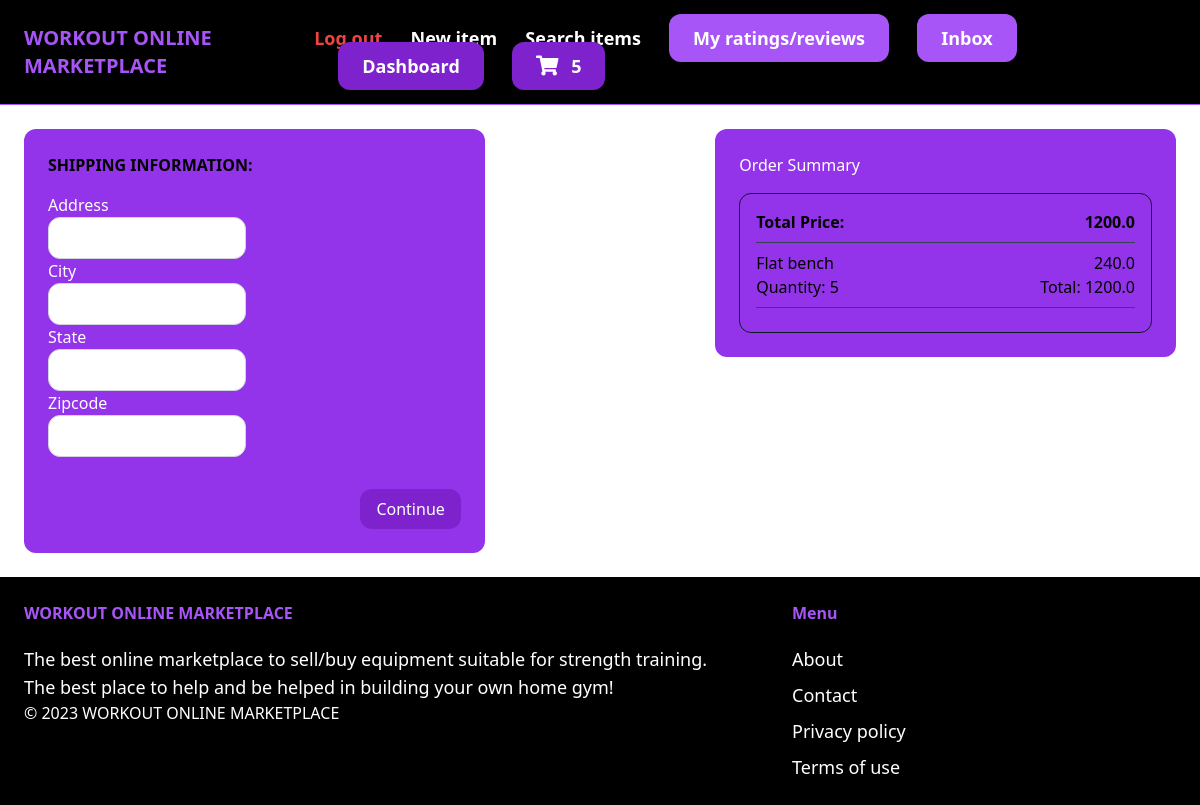
The app's page /checkout/ (signed in), older data.
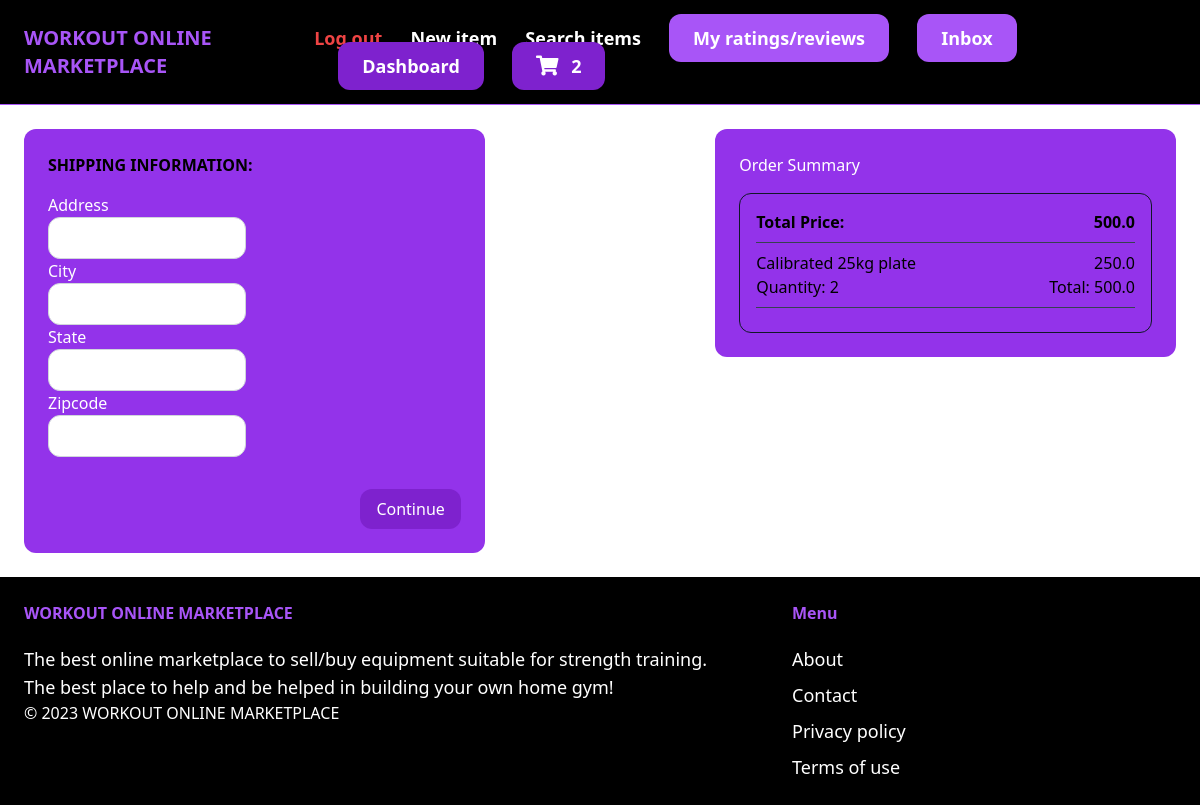
The same page, newer data.
### core/models.py (models this page shows, shortened)
class Cart(models.Model):
    id = models.UUIDField(primary_key=True, default=uuid.uuid4)
    user = models.ForeignKey(User, on_delete=models.CASCADE)
    completed = models.BooleanField(default=False)
    @property
    def numOfItems(self):
        cartItems = self.cartItems.all()
        quantity = sum([item.quantity for item in cartItems])
        return quantity

class CartItem(models.Model):
    item = models.ForeignKey(Item, on_delete=models.CASCADE, related_name='itemsCart')
    cart = models.ForeignKey(Cart, on_delete=models.CASCADE, related_name='cartItems')
    quantity = models.IntegerField(default=0)

### item/models.py (models this page shows, shortened)
class Item(models.Model):
    name = models.CharField(max_length=255)
    category = models.ForeignKey(Category, related_name='items', on_delete=models.CASCADE)
    description = models.TextField(blank=True, null=True)
    price = models.FloatField()
    image = models.ImageField(upload_to='item_images', blank=True, null=True)
    isSold = models.BooleanField(default=False)
    createdAt = models.DateTimeField(auto_now_add=True)
    createdBy = models.ForeignKey(User, related_name='items', on_delete=models.CASCADE)

### core/views.py (the view)
# urls.py: path('checkout/', views.checkout, name='checkout'),
@login_required
def checkout(request):
    cart = None
    cartItems = []
    if request.user.is_authenticated:
        cart, created = Cart.objects.get_or_create(user=request.user, completed=False)
        cartItems = cart.cartItems.all()
    for cartItem in cartItems:
        cartItem.total_price = cartItem.quantity * cartItem.item.price
    total_price = sum(cartItem.total_price for cartItem in cartItems)
    context = {'cart': cart, 'cartItems': cartItems, 'total_price': total_price}
    return render(request, 'core/checkout.html', context)

### core/templates/core/checkout.html (shortened to what this page needs)
{% extends 'core/base.html' %}
{% block content %}
<div class="flex flex-wrap">
  <div class="w-full md:w-2/5">
    <div class="bg-purple-600 rounded-xl p-6">
      <h3 class="text-black mb-4 font-bold">SHIPPING INFORMATION:</h3>
      <form class="grid grid-cols-2 gap-4" id="shipping-form">
        <div id="shippingInfo">
          <div>
            <label for="address" class="block text-white">Address</label>
            <input type="text" id="address" name="address" required class="w-full py-2 px-4 border border-gray-300 rounded-xl focus:outline-none focus:border-purple-700">
          </div>
          <div>
            <label for="city" class="block text-white">City</label>
            <input type="text" id="city" name="city" required class="w-full py-2 px-4 border border-gray-300 rounded-xl focus:outline-none focus:border-purple-700">
          </div>
          <div>
            <label for="state" class="block text-white">State</label>
            <input type="text" id="state" name="state" required class="w-full py-2 px-4 border border-gray-300 rounded-xl focus:outline-none focus:border-purple-700">
          </div>
          <div>
            <label for="zipcode" class="block text-white">Zipcode</label>
            <input type="text" id="zipcode" name="zipcode" required class="w-full py-2 px-4 border border-gray-300 rounded-xl focus:outline-none focus:border-purple-700">
          </div>
        </div>
        <div class="col-span-2 mt-4">
          <div class="flex justify-end">
            <a href="{% url 'core:payment' %}" class="bg-purple-700 hover:bg-purple-900 text-white py-2 px-4 rounded-xl cursor-pointer">Continue</a>
          </div>
        </div>
      </form>
    </div>
  </div>
  <div class="w-full md:w-1/5"></div>
  <div class="w-full md:w-2/5">
    <div class="bg-purple-600 rounded-xl p-6">
      <h3 class="text-white">Order Summary</h3>
      <div class="border border-gray-900 rounded-xl p-4 mt-4">
        <div class="flex justify-between items-center">
          <span class="font-bold">Total Price:</span>
          <span class="font-bold">{{ total_price }}</span>
        </div>
        <hr class="my-2 border-gray-700">
        {% for cartItem in cartItems %}
        <div class="flex justify-between items-center">
          <span>{{ cartItem.item.name }}</span>
          <span>{{ cartItem.item.price }}</span>
        </div>
        <div class="flex justify-between items-center">
          <span>Quantity: {{ cartItem.quantity }}</span>
          <span>Total: {{ cartItem.total_price }}</span>
        </div>
        <hr class="my-2 border-gray-700">
        {% endfor %}
      </div>
    </div>
  </div>
</div>
{% endblock %}

### core/templates/core/base.html (shortened to what this page needs)
{% load static %}
<!DOCTYPE html>
<html lang="en">
    <head>
        <script src="https://cdn.tailwindcss.com"></script>
        <link rel="stylesheet" href="https://cdnjs.cloudflare.com/ajax/libs/font-awesome/5.15.3/css/all.min.css">
    </head>
    <body>
        <nav class="px-6 py-6 flex justify-between items-center border-b border-purple-500 bg-black">
            <a href="/" class="text-xl font-semibold text-purple-500">WORKOUT ONLINE MARKETPLACE</a>
            <div class="space-x-6">
                {% if request.user.is_authenticated %}
                    <a href="{% url 'core:logout' %}" class="text-lg text-red-500 font-semibold hover:text-purple-500">Log out</a>
                {% endif %}
                <a href="{% url 'item:new' %}" class="text-lg text-white font-semibold hover:text-purple-500">New item</a>
                <a href="{% url 'item:items' %}" class="text-lg text-white font-semibold hover:text-purple-500">Search items</a>
                {% if request.user.is_authenticated %}
                    <a href="{% url 'ratingsANDreviews:myRatingsAndMyReviews' %}" class="px-6 py-3 text-lg font-semibold bg-purple-500 text-white rounded-xl hover:bg-purple-700">My ratings/reviews</a>
                    <a href="{% url 'conversation:inbox' %}" class="px-6 py-3 text-lg font-semibold bg-purple-500 text-white rounded-xl hover:bg-purple-700">Inbox</a>
                    <a href="{% url 'dashboard:index' %}" class="px-6 py-3 text-lg font-semibold bg-purple-700 text-white rounded-xl hover:bg-purple-900">Dashboard</a>
                    <a href="{% url 'core:cart' %}" class="px-6 py-3 text-lg font-semibold bg-purple-700 text-white rounded-xl hover:bg-purple-900">
                        <span style="font-size: 20px; color: white; padding-right: 0.5rem;"><i class="fas fa-shopping-cart"></i></span>
                        <span id="numOfItems">{{cart.numOfItems}}</span>
                    </a>
                {% else %}
                    <a href="{% url 'core:signup' %}" class="px-6 py-3 text-lg font-semibold bg-purple-500 text-white rounded-xl hover:bg-purple-700">Sign up</a>
                    <a href="{% url 'core:login' %}" class="px-6 py-3 text-lg font-semibold bg-purple-700 text-white rounded-xl hover:bg-purple-900">Log in</a>
                {% endif %}
            </div>
        </nav>
        <div class="px-6 py-6">
            {% block content %}
            {% endblock %}
        </div>
        <footer class="px-6 py-6 flex justify-between bg-black">
            <div class="w-2/3 pr-10">
                <h3 class="mb-5 font-semibold text-purple-500">WORKOUT ONLINE MARKETPLACE</h3>
                <p class="text-lg text-white">The best online marketplace to sell/buy equipment suitable for strength training.</p>
                <p class="text-lg text-white">The best place to help and be helped in building your own home gym!</p>
                <p class="text-white font-thin">© 2023 WORKOUT ONLINE MARKETPLACE</p>
            </div>
            <div class="w-1/3">
                <h3 class="mb-5 font-semibold text-purple-500">Menu</h3>
                <ul class="space-y-2">
                    <li> <a href="#" class="text-lg text-white hover:text-purple-700">About</a> </li>
                    <li> <a href="{% url 'core:contact' %}" class="text-lg text-white hover:text-purple-700">Contact</a> </li>
                    <li> <a href="#" class="text-lg text-white hover:text-purple-700">Privacy policy</a> </li>
                    <li> <a href="#" class="text-lg text-white hover:text-purple-700">Terms of use</a> </li>
                </ul>
            </div>
        </footer>
    </body>
<html>

Row changes from the older to the newer data that the page shows:
removed CartItem: item.name "Flat bench", item.price "240.0", quantity "5", total_price "1200.0"
computed for Cart: numOfItems "5" → "2"
added CartItem: item.name "Calibrated 25kg plate", item.price "250.0", quantity "2", total_price "500.0"
Text that changed along with them:
{{ total_price }}: "1200.0" → "500.0"
